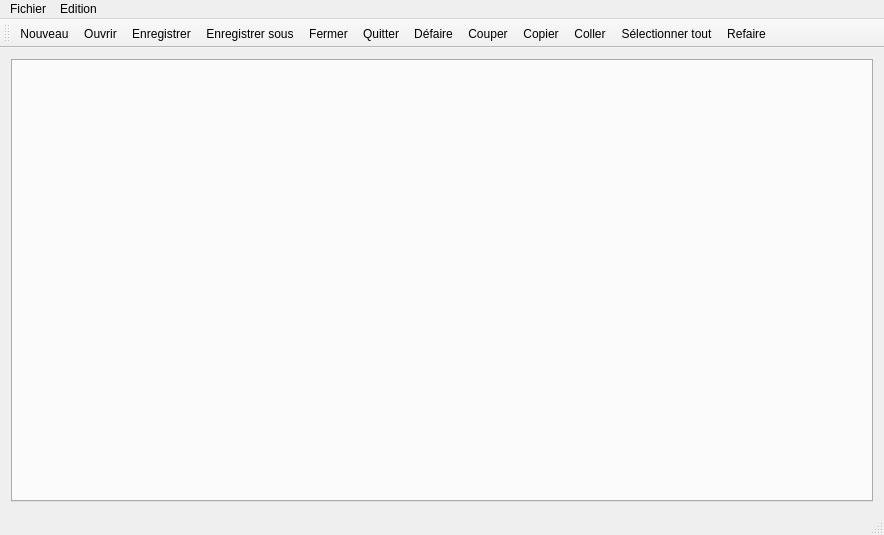
<?xml version="1.0" encoding="UTF-8"?>
<ui version="4.0">
 <class>MainWindow</class>
 <widget class="QMainWindow" name="MainWindow">
  <property name="geometry">
   <rect>
    <x>0</x>
    <y>0</y>
    <width>884</width>
    <height>535</height>
   </rect>
  </property>
  <property name="windowTitle">
   <string>MainWindow</string>
  </property>
  <widget class="QWidget" name="centralWidget">
   <property name="sizePolicy">
    <sizepolicy hsizetype="Expanding" vsizetype="Expanding">
     <horstretch>0</horstretch>
     <verstretch>0</verstretch>
    </sizepolicy>
   </property>
   <layout class="QVBoxLayout" name="verticalLayout_2">
    <item>
     <widget class="QTabWidget" name="tabWidget">
      <property name="currentIndex">
       <number>-1</number>
      </property>
     </widget>
    </item>
   </layout>
  </widget>
  <widget class="QMenuBar" name="menuBar">
   <property name="geometry">
    <rect>
     <x>0</x>
     <y>0</y>
     <width>884</width>
     <height>21</height>
    </rect>
   </property>
   <widget class="QMenu" name="menuFichier">
    <property name="title">
     <string>Fichier</string>
    </property>
    <widget class="QMenu" name="menuDocuments_recents">
     <property name="title">
      <string>Documents récents</string>
     </property>
     <property name="icon">
      <iconset theme="document-open-recent"/>
     </property>
    </widget>
    <addaction name="actionNouveau"/>
    <addaction name="actionOuvrir"/>
    <addaction name="actionEnregistrer"/>
    <addaction name="actionEnregistrer_sous"/>
    <addaction name="menuDocuments_recents"/>
    <addaction name="actionFermer"/>
    <addaction name="separator"/>
    <addaction name="actionQuitter"/>
   </widget>
   <widget class="QMenu" name="menuEdition">
    <property name="title">
     <string>Edition</string>
    </property>
    <addaction name="actionDefaire"/>
    <addaction name="actionRefaire"/>
    <addaction name="separator"/>
    <addaction name="actionCouper"/>
    <addaction name="actionCopier"/>
    <addaction name="actionColler"/>
    <addaction name="actionSelectionner_tout"/>
   </widget>
   <addaction name="menuFichier"/>
   <addaction name="menuEdition"/>
  </widget>
  <widget class="QToolBar" name="mainToolBar">
   <attribute name="toolBarArea">
    <enum>TopToolBarArea</enum>
   </attribute>
   <attribute name="toolBarBreak">
    <bool>false</bool>
   </attribute>
   <addaction name="actionNouveau"/>
   <addaction name="actionOuvrir"/>
   <addaction name="actionEnregistrer"/>
   <addaction name="actionEnregistrer_sous"/>
   <addaction name="actionFermer"/>
   <addaction name="actionQuitter"/>
   <addaction name="actionDefaire"/>
   <addaction name="actionCouper"/>
   <addaction name="actionCopier"/>
   <addaction name="actionColler"/>
   <addaction name="actionSelectionner_tout"/>
   <addaction name="actionRefaire"/>
  </widget>
  <widget class="QStatusBar" name="statusBar"/>
  <action name="actionNouveau">
   <property name="icon">
    <iconset theme="document-new"/>
   </property>
   <property name="text">
    <string>Nouveau</string>
   </property>
   <property name="shortcut">
    <string>Ctrl+N</string>
   </property>
  </action>
  <action name="actionOuvrir">
   <property name="icon">
    <iconset theme="document-open"/>
   </property>
   <property name="text">
    <string>Ouvrir</string>
   </property>
   <property name="shortcut">
    <string>Ctrl+O</string>
   </property>
  </action>
  <action name="actionEnregistrer">
   <property name="icon">
    <iconset theme="document-save"/>
   </property>
   <property name="text">
    <string>Enregistrer</string>
   </property>
   <property name="shortcut">
    <string>Ctrl+S</string>
   </property>
  </action>
  <action name="actionEnregistrer_sous">
   <property name="icon">
    <iconset theme="document-save-as"/>
   </property>
   <property name="text">
    <string>Enregistrer sous</string>
   </property>
  </action>
  <action name="actionFermer">
   <property name="icon">
    <iconset theme="window-close"/>
   </property>
   <property name="text">
    <string>Fermer</string>
   </property>
  </action>
  <action name="actionQuitter">
   <property name="icon">
    <iconset theme="application-exit"/>
   </property>
   <property name="text">
    <string>Quitter</string>
   </property>
  </action>
  <action name="actionDefaire">
   <property name="icon">
    <iconset theme="edit-undo"/>
   </property>
   <property name="text">
    <string>Défaire</string>
   </property>
  </action>
  <action name="actionCouper">
   <property name="icon">
    <iconset theme="edit-cut"/>
   </property>
   <property name="text">
    <string>Couper</string>
   </property>
  </action>
  <action name="actionCopier">
   <property name="icon">
    <iconset theme="edit-copy"/>
   </property>
   <property name="text">
    <string>Copier</string>
   </property>
  </action>
  <action name="actionColler">
   <property name="icon">
    <iconset theme="edit-paste"/>
   </property>
   <property name="text">
    <string>Coller</string>
   </property>
  </action>
  <action name="actionSelectionner_tout">
   <property name="icon">
    <iconset theme="edit-select-all"/>
   </property>
   <property name="text">
    <string>Sélectionner tout</string>
   </property>
  </action>
  <action name="actionRefaire">
   <property name="icon">
    <iconset theme="edit-redo"/>
   </property>
   <property name="text">
    <string>Refaire</string>
   </property>
  </action>
 </widget>
 <layoutdefault spacing="6" margin="11"/>
 <resources/>
 <connections/>
</ui>
